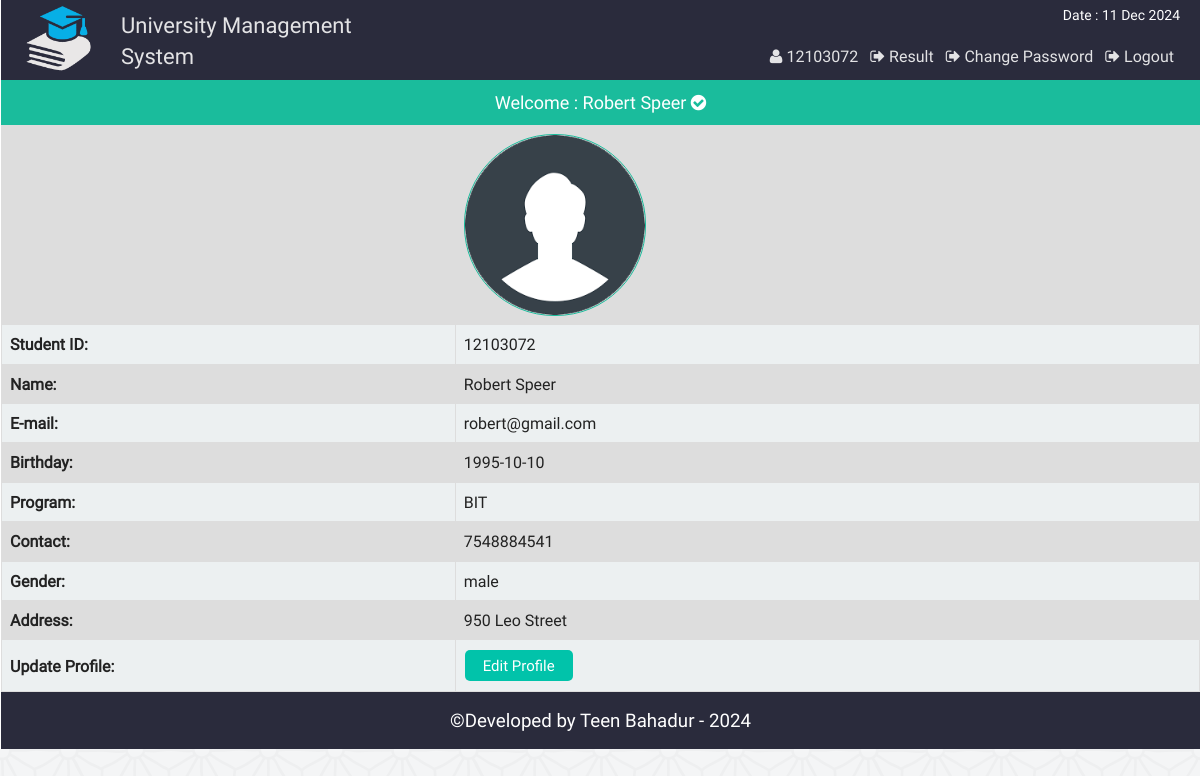
The page /st_profile.php (signed in) on the database its author committed.
### tables this page shows
CREATE TABLE `st_info` (
  `st_id` int(11) NOT NULL,
  `name` varchar(100) NOT NULL,
  `password` varchar(32) NOT NULL,
  `email` varchar(50) NOT NULL,
  `bday` date NOT NULL,
  `program` varchar(10) NOT NULL,
  `contact` varchar(20) NOT NULL,
  `gender` varchar(10) NOT NULL,
  `address` varchar(255) NOT NULL,
  `img` varchar(255) DEFAULT NULL
);

### st_profile.php (the view, shortened to what this page needs)
<?php
	require "php/config.php";
	require_once "php/functions.php";
	$user = new login_registration_class();
	$sid = $_SESSION['sid'];
?>
<?php
include "php/headertop.php";
?>
<div class="profile">
		<p style="font-size:18px;text-align:center;background:#1abc9c;color:#fff;padding:10px;margin:0">Welcome : <?php $user->getusername($sid); ?> <i class="fa fa-check-circle" aria-hidden="true"></i></p>
		<table class="tab_one">
			<?php
				$getuser = $user->getuserbyid($sid);
				while($row = $getuser->fetch_assoc()){
			?>
			<tr>
				<td></td>
				<?php if(empty($row['img'])){?>
				<td><img src="img/default.png" style="height:180px; width:180px; border:1px #1ABC9C solid;border-radius:90px" alt="" /></td>
				<?php }else{ ?>
				<td><img src="img/student/<?php echo $row['img']; ?>" style="height:180px; width:180px; border:1px #1ABC9C solid;border-radius:90px" alt="" /></td>
				<?php }?>
			</tr>
			<tr >
				<td><b>Student ID:</b> </td>
				<td><?php echo $row['st_id']; ?></td>
			</tr>
			<tr>
				<td><b>Name:</b> </td>
				<td><?php echo $row['name']; ?></td>
			</tr>
			<tr>
				<td><b>E-mail:</b> </td>
				<td><?php echo $row['email']; ?></td>
			</tr>
			<tr>
				<td><b>Birthday:</b> </td>
				<td><?php echo $row['bday']; ?></td>
			</tr>
			<tr>
				<td><b>Program:</b> </td>
				<td><?php echo $row['program']; ?></td>
			</tr>
			<tr>
				<td><b>Contact:</b> </td>
				<td><?php echo $row['contact']; ?></td>
			</tr>
			<tr>
				<td><b>Gender:</b> </td>
				<td><?php echo $row['gender']; ?></td>
			</tr>
			<tr>
				<td><b>Address:</b> </td>
				<td><?php echo $row['address']; ?></td>
			</tr>
			<?php if($row['st_id'] == $sid){ ?>
			<tr>
				<td><b>Update Profile:</b> </td>
				<td><a href="st_update.php?id=<?php echo $row['st_id'];?>"><button class="editbtn">Edit Profile</button></a></td>
			</tr>
			<?php } } ?>
		</table>
</div>
<?php include "php/footerbottom.php";?>

### php/functions.php (shortened to what this page needs)
<?php
class login_registration_class{
	public function getusername($sid){
		global $conn;
		$query = $conn->query("select name from st_info where st_id='$sid'");
		$result = $query->fetch_assoc();
		echo $result['name'];
	}
	public function getuserbyid($st_id){
		global $conn;
		$query = $conn->query("select * from st_info where st_id='$st_id'");
		return $query;
	}
};
?>

### css/main.css (style rules this page uses)
html { color: #222; font-size: 1em; line-height: 1.4; }
audio, canvas, iframe, img, svg, video { vertical-align: middle; }
a { text-decoration:none; }
body { font-family:roboto !important; background:url(../img/ptrn.png) repeat fixed; }
.st_reg th, td { padding: 8px; }
table.tab_one { width:100%; }
table.tab_one td { border:1px solid #ddd; padding:8px; }
table.tab_one td a { text-decoration:none; }
table.tab_one tr:nth-child(odd) { background:#ddd; }
table.tab_one tr:nth-child(even) { background:#ecf0f1; }
.editbtn { background-color: #01C3AA; border: none; border-radius:5px; color: white; padding: 5px 18px; text-align: center; text-decoration: none; display: inline-block; font-size: 15px; margin: 2px 1px; cursor: pointer; }
table.att_tab tr,td,th { border:2px solid #ddd; border-collapse:collapse; padding:8px; }

### rows shown on the page
st_info: name "Robert Speer", img (picture), st_id "12103072", email "robert@gmail.com", bday "1995-10-10", program "BIT", contact "7548884541", gender "male", address "950 Leo Street"

### other values the page prints
$sid "12103072"
